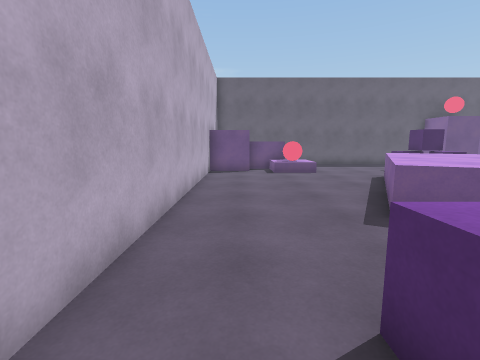
View 1 (above)

19 first-person views from a walk through a 3-D level made in the Unity game engine. The camera is 1.4 m above the floor, tilts 8° down and sees 85° across. The floor is counted in squares, 1 m on a side. Each view is taken from the middle of a square. On the plan, view 1 faces up. The plan holds only what a view shows up to about 13 squares ahead; the rest is blank. The player character is not drawn.

View 2
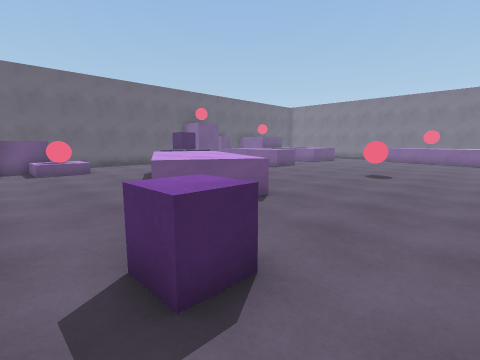

View 3
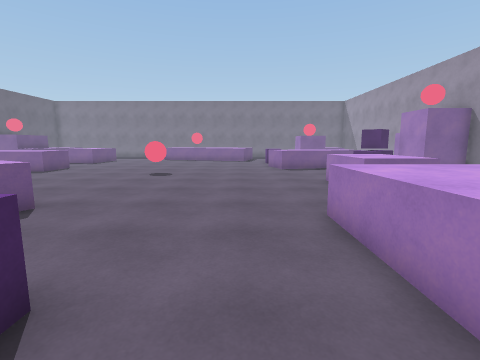

View 4
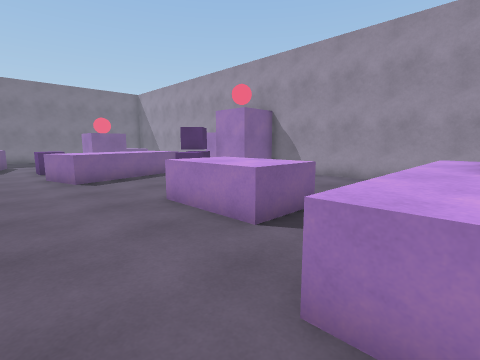

View 5
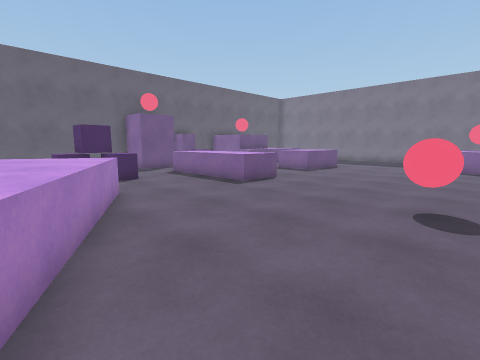

View 6
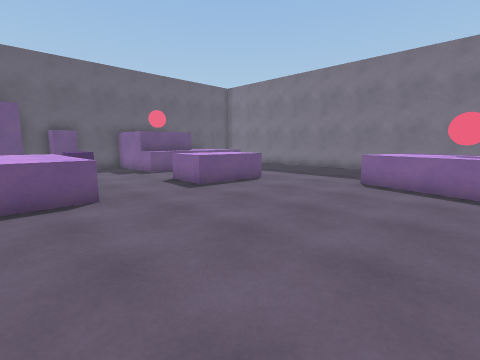

View 7
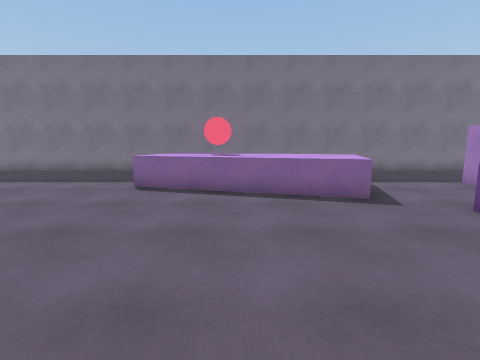

View 8
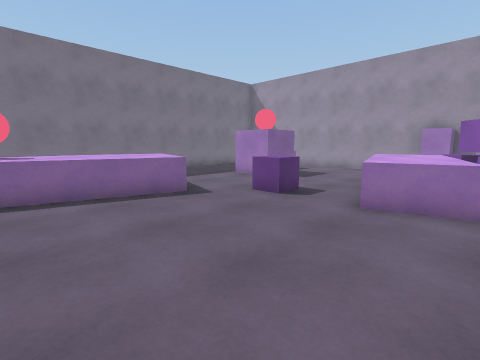

View 9
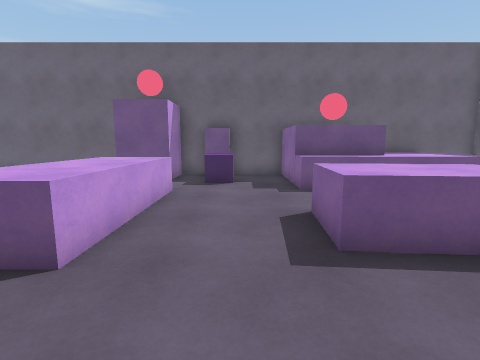

View 10
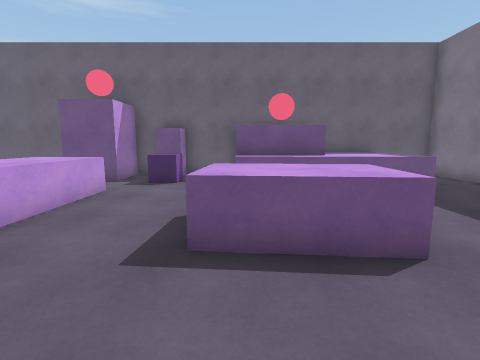

View 11
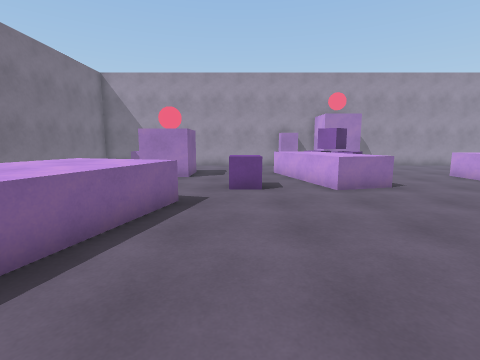

View 12
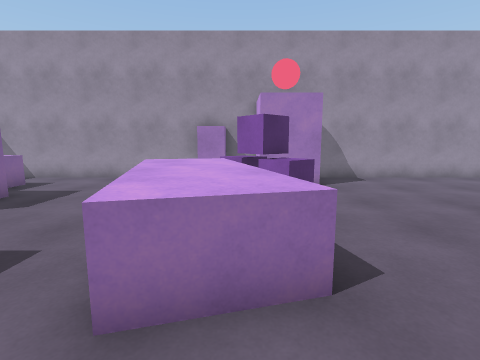

View 13
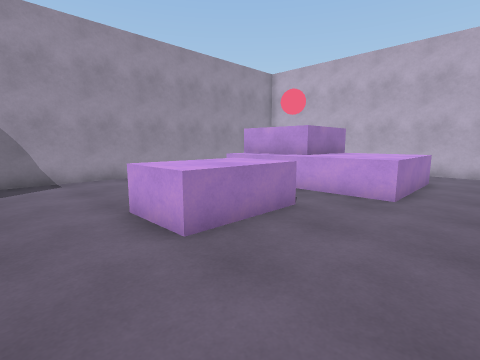

View 14
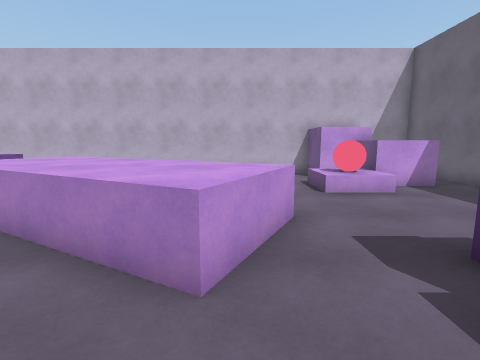

View 15
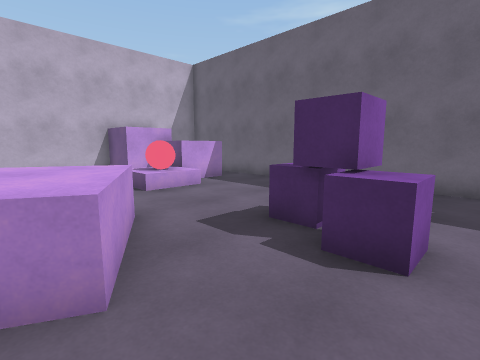

View 16
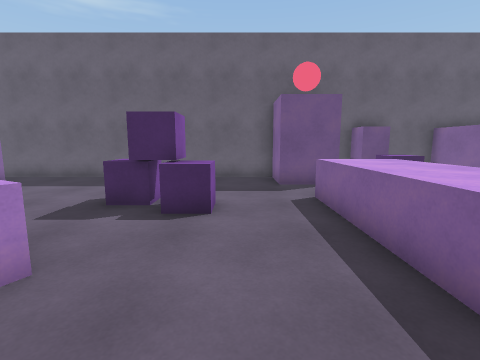

View 17
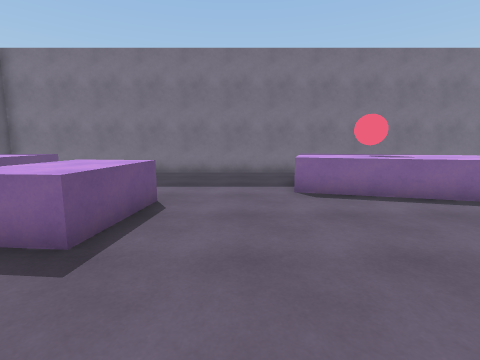

View 18
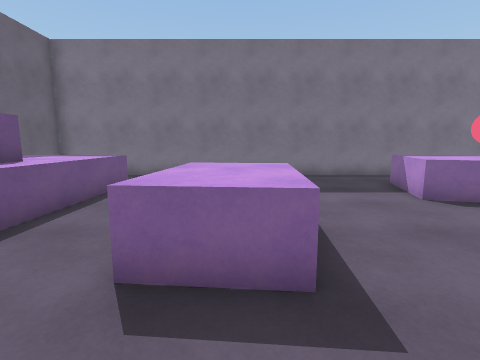

View 19
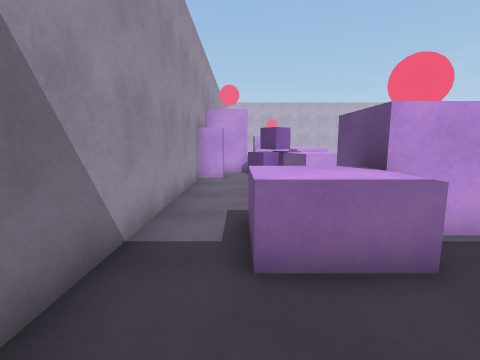

### Floor plan
Key: @ floor where view 1 was taken; # wall or solid block; . floor; = window, fence, low wall or low ledge; ^ raised ledge; B purple box; L block; A ball; C cube; O other object.
Columns run from 2 left of view 1 to 28 right of it. Each row starts with its distance up from view 1.
 18 ######################   ######
 17 #   .....   ..O O.O..#     ^ .#
 16 #  CC....   ..OOO.BB.#  ^^^^ .#
 15   LCC.....  ......B..###^^^^..#
 14   L.  ....BB...^^....^^^^^^^..#
 13 #LL. A....BBB..^^^............#
 12 #...........B..^^^...... .....#
 11 #.......^#.....^^^...^^^ .....#
 10 #.......^^^....^^^...^^^......#
  9 #......^^^^=...^^^...^^^......#
  8 #......^^^^...................#
  7 #.....^^^^....................#
  6 #.....^^^^....................#
  5 #....^^^^...............^^^^..#
  4 #.....^^^...............^^^^..#
  3 #.............AA........^AA^  #
  2 #..BB...................^AA.  #
  1 # .BB..................^^^^   #
  0 # @....................^^^^   #
 -1 # .....................^^^^   #
 -2 #.......................^^    #
 -3 #..^^^^^.........^^.BB.....   #
 -4 #  ^^^^^..^^....^^^..B....... #
 -5 #  ^^^^^.^^^^....^^^..........#
 -6 #  ###^^ ^^^^....^^^...OOO....#
 -7       #^   .....B^^^...O O....#
 -8       #^  .....BBB^^....OOO...#
 -9       #. .......BB   ...OOO.
-10          .....OOO........OO. .
-11         ......O O.O.........
-12       #########  ###########

Where each view was taken, in squares from view 1:
view 1: 0 up, 0 right, facing up
view 2: 1 down, 0 right, facing up-right
view 3: 1 down, 0 right, facing right
view 4: 1 down, 4 right, facing down-right
view 5: 2 up, 6 right, facing up-right
view 6: 2 up, 13 right, facing up-right
view 7: 2 up, 14 right, facing right
view 8: 3 up, 14 right, facing down-right
view 9: 6 up, 17 right, facing up
view 10: 6 up, 19 right, facing up
view 11: 5 up, 19 right, facing down
view 12: 1 down, 15 right, facing down
view 13: 1 down, 12 right, facing down-left
view 14: 10 up, 11 right, facing left
view 15: 9 up, 11 right, facing up-left
view 16: 7 up, 11 right, facing up
view 17: 7 up, 15 right, facing right
view 18: 10 up, 16 right, facing right
view 19: 10 down, 27 right, facing left
